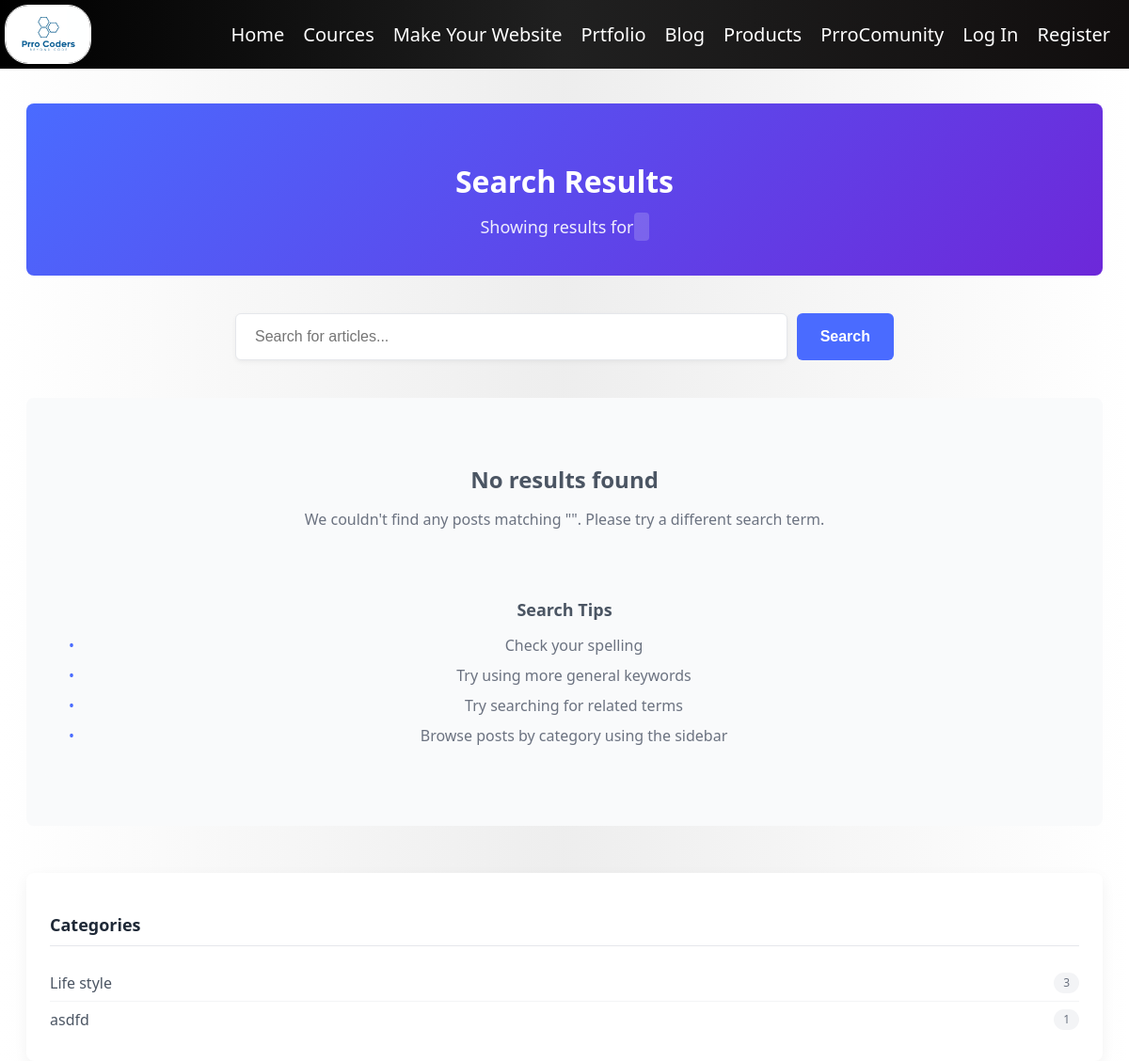
The page /blog/search/ on the database as committed earlier.
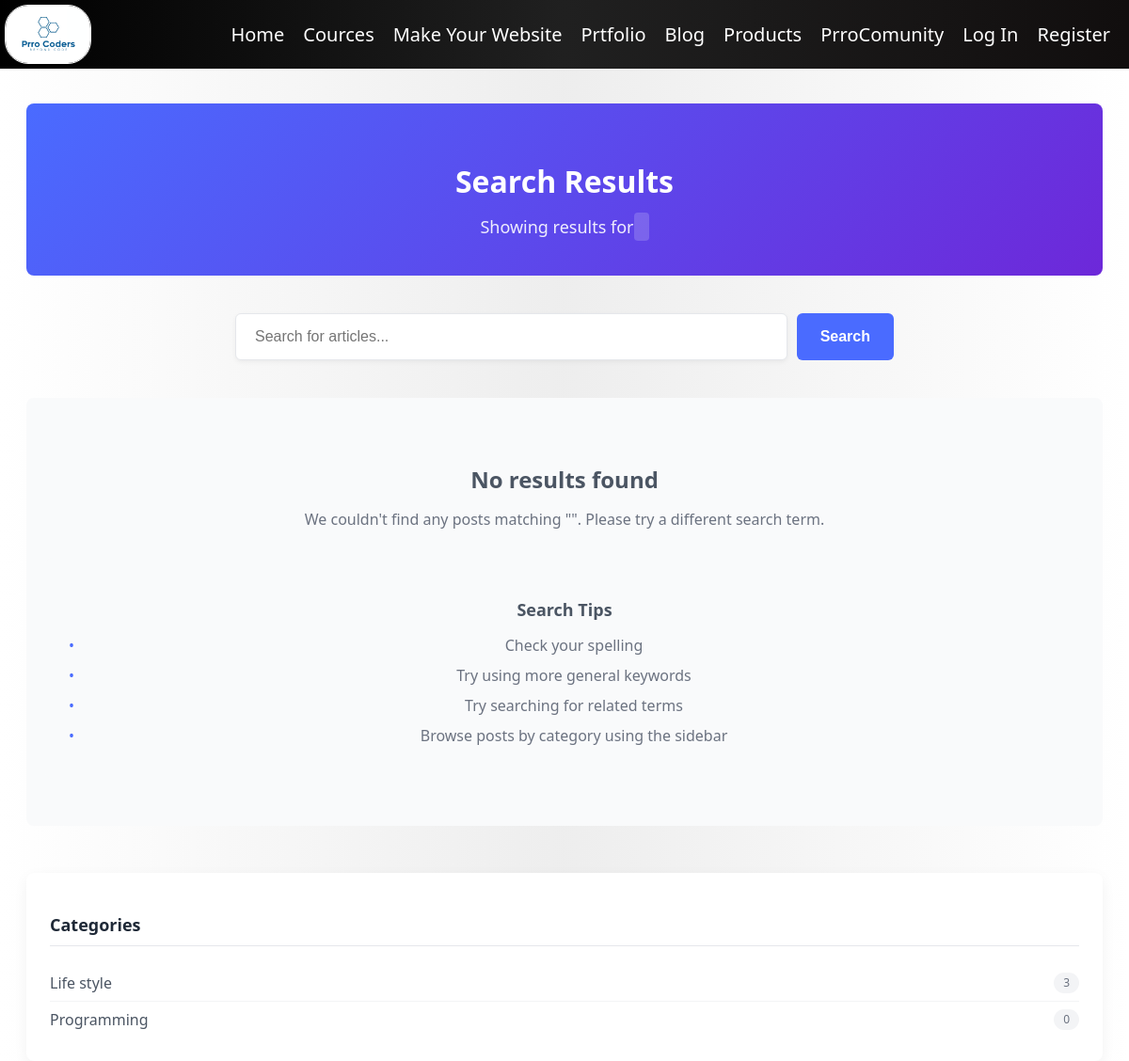
The same page on the database as committed later.
### blog/models.py (models this page shows, shortened)
class Category(models.Model):
    name = models.CharField(max_length=100)
    slug = models.SlugField(unique=True)
    description = models.TextField(blank=True)
    class Meta:
        verbose_name_plural = "Categories"
        ordering = ['name']

### blog/views.py (the view)
class SearchResultsView(ListView):
    model = Post
    template_name = 'blog/search_results.html'
    context_object_name = 'posts'
    paginate_by = 6
    def get_queryset(self):
        query = self.request.GET.get('q')
        if query:
            return Post.objects.filter(
                Q(title__icontains=query) |
                Q(content__icontains=query),
                status='published'
            ).order_by('-publish_date')
        return Post.objects.none()
    def get_context_data(self, **kwargs):
        context = super().get_context_data(**kwargs)
        context['query'] = self.request.GET.get('q', '')
        context['categories'] = Category.objects.all()
        return context

### templates/blog/search_results.html (shortened to what the changed rows need)
{% extends 'layout.html' %}
{% load static %}
{% block head %}
<link rel="stylesheet" href="https://cdnjs.cloudflare.com/ajax/libs/font-awesome/5.15.4/css/all.min.css">
{% endblock %}
{% block body %}
<div class="search-container">
    <div class="search-header">
        <h1>Search Results</h1>
    </div>
    {% if posts %}
        <div class="search-results">
            {% for post in posts %}
                <div class="post-card">
                    {% if post.featured_image %}
                        <div class="post-image" style="background-image: url('{{ post.featured_image.url }}');"></div>
                    {% else %}
                        <div class="post-image-placeholder">
                            <i class="fas fa-file-alt"></i>
                        </div>
                    {% endif %}
                    <div class="post-content">
                        {% if post.categories.all %}
                            <div class="post-categories">
                                {% for category in post.categories.all %}
                                    <a href="{% url 'blog:category' slug=category.slug %}" class="post-category">
                                        {{ category.name }}
                                    </a>
                                {% endfor %}
                            </div>
                        {% endif %}
                        <a href="{% url 'blog:post_detail' year=post.publish_date.year month=post.publish_date.month day=post.publish_date.day slug=post.slug %}" class="post-title">
                            {{ post.title }}
                        </a>
                        <div class="post-excerpt">
                            {{ post.summary }}
                        </div>
                        <div class="post-meta">
                            <div class="post-date">
                                <i class="far fa-calendar-alt"></i> {{ post.publish_date|date:"M d, Y" }}
                            </div>
                            <div class="post-comments">
                                <i class="far fa-comments"></i> {{ post.comments.count }}
                            </div>
                        </div>
                    </div>
                </div>
            {% endfor %}
        </div>
        {% if posts.has_other_pages %}
            <div class="pagination">
                {% if posts.has_previous %}
                    <a href="?q={{ query }}&page=1"><i class="fas fa-angle-double-left"></i></a>
                    <a href="?q={{ query }}&page={{ posts.previous_page_number }}"><i class="fas fa-angle-left"></i></a>
                {% endif %}
                {% for num in posts.paginator.page_range %}
                    {% if posts.number == num %}
                        <span class="current">{{ num }}</span>
                    {% elif num > posts.number|add:'-3' and num < posts.number|add:'3' %}
                        <a href="?q={{ query }}&page={{ num }}">{{ num }}</a>
                    {% endif %}
                {% endfor %}
                {% if posts.has_next %}
                    <a href="?q={{ query }}&page={{ posts.next_page_number }}"><i class="fas fa-angle-right"></i></a>
                    <a href="?q={{ query }}&page={{ posts.paginator.num_pages }}"><i class="fas fa-angle-double-right"></i></a>
                {% endif %}
            </div>
        {% endif %}
    {% else %}
        <div class="no-results">
            <h2>No results found</h2>
        </div>
    {% endif %}
    <aside class="blog-sidebar">
        <div class="sidebar-widget">
            <ul class="category-list">
                {% for category in categories %}
                    <li>
                        <a href="{% url 'blog:category' slug=category.slug %}">
                            {{ category.name }}
                            <span class="category-count">{{ category.posts.count }}</span>
                        </a>
                    </li>
                {% empty %}
                    <li>No categories available</li>
                {% endfor %}
            </ul>
        </div>
    </aside>
</div>
{% endblock %}

Rows that differ between the two databases and show on the page:
removed Category: name "asdfd", posts.count "1"
added Category: name "Programming", posts.count "0"
